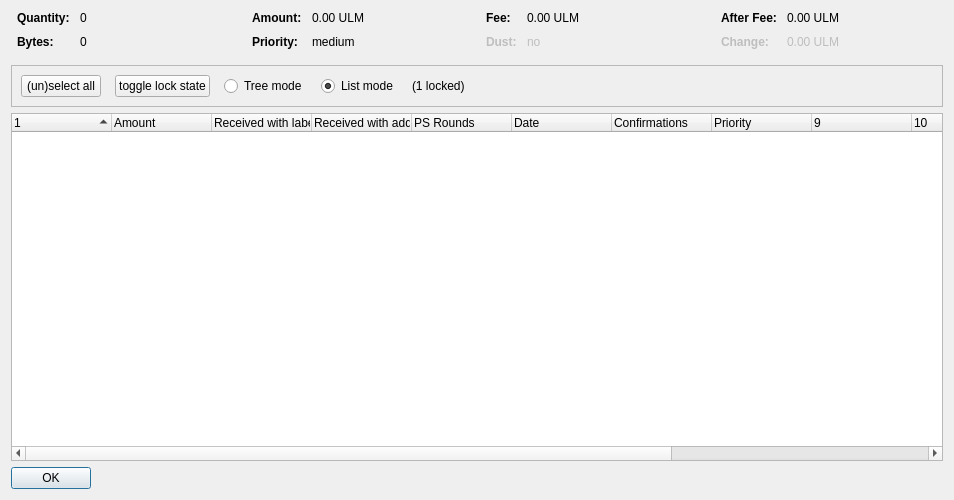
<?xml version="1.0" encoding="UTF-8"?>
<ui version="4.0">
 <class>CoinControlDialog</class>
 <widget class="QDialog" name="CoinControlDialog">
  <property name="geometry">
   <rect>
    <x>0</x>
    <y>0</y>
    <width>954</width>
    <height>500</height>
   </rect>
  </property>
  <property name="windowTitle">
   <string>Coin Selection</string>
  </property>
  <layout class="QVBoxLayout" name="verticalLayout">
   <item>
    <layout class="QHBoxLayout" name="horizontalLayoutTop" stretch="0,0,0,0">
     <property name="topMargin">
      <number>0</number>
     </property>
     <property name="bottomMargin">
      <number>10</number>
     </property>
     <item>
      <layout class="QFormLayout" name="formLayoutCoinControl1">
       <property name="horizontalSpacing">
        <number>10</number>
       </property>
       <property name="verticalSpacing">
        <number>10</number>
       </property>
       <property name="leftMargin">
        <number>6</number>
       </property>
       <property name="rightMargin">
        <number>6</number>
       </property>
       <item row="0" column="0">
        <widget class="QLabel" name="labelCoinControlQuantityText">
         <property name="font">
          <font>
           <weight>75</weight>
           <bold>true</bold>
          </font>
         </property>
         <property name="text">
          <string>Quantity:</string>
         </property>
        </widget>
       </item>
       <item row="0" column="1">
        <widget class="QLabel" name="labelCoinControlQuantity">
         <property name="cursor">
          <cursorShape>IBeamCursor</cursorShape>
         </property>
         <property name="contextMenuPolicy">
          <enum>Qt::ActionsContextMenu</enum>
         </property>
         <property name="text">
          <string notr="true">0</string>
         </property>
         <property name="textInteractionFlags">
          <set>Qt::LinksAccessibleByMouse|Qt::TextSelectableByKeyboard|Qt::TextSelectableByMouse</set>
         </property>
        </widget>
       </item>
       <item row="1" column="0">
        <widget class="QLabel" name="labelCoinControlBytesText">
         <property name="font">
          <font>
           <weight>75</weight>
           <bold>true</bold>
          </font>
         </property>
         <property name="text">
          <string>Bytes:</string>
         </property>
        </widget>
       </item>
       <item row="1" column="1">
        <widget class="QLabel" name="labelCoinControlBytes">
         <property name="cursor">
          <cursorShape>IBeamCursor</cursorShape>
         </property>
         <property name="contextMenuPolicy">
          <enum>Qt::ActionsContextMenu</enum>
         </property>
         <property name="text">
          <string notr="true">0</string>
         </property>
         <property name="textInteractionFlags">
          <set>Qt::LinksAccessibleByMouse|Qt::TextSelectableByKeyboard|Qt::TextSelectableByMouse</set>
         </property>
        </widget>
       </item>
      </layout>
     </item>
     <item>
      <layout class="QFormLayout" name="formLayoutCoinControl2">
       <property name="horizontalSpacing">
        <number>10</number>
       </property>
       <property name="verticalSpacing">
        <number>10</number>
       </property>
       <property name="leftMargin">
        <number>6</number>
       </property>
       <property name="rightMargin">
        <number>6</number>
       </property>
       <item row="0" column="0">
        <widget class="QLabel" name="labelCoinControlAmountText">
         <property name="font">
          <font>
           <weight>75</weight>
           <bold>true</bold>
          </font>
         </property>
         <property name="text">
          <string>Amount:</string>
         </property>
        </widget>
       </item>
       <item row="0" column="1">
        <widget class="QLabel" name="labelCoinControlAmount">
         <property name="cursor">
          <cursorShape>IBeamCursor</cursorShape>
         </property>
         <property name="contextMenuPolicy">
          <enum>Qt::ActionsContextMenu</enum>
         </property>
         <property name="text">
          <string notr="true">0.00 ULM</string>
         </property>
         <property name="textInteractionFlags">
          <set>Qt::LinksAccessibleByMouse|Qt::TextSelectableByKeyboard|Qt::TextSelectableByMouse</set>
         </property>
        </widget>
       </item>
       <item row="1" column="0">
        <widget class="QLabel" name="labelCoinControlPriorityText">
         <property name="font">
          <font>
           <weight>75</weight>
           <bold>true</bold>
          </font>
         </property>
         <property name="text">
          <string>Priority:</string>
         </property>
        </widget>
       </item>
       <item row="1" column="1">
        <widget class="QLabel" name="labelCoinControlPriority">
         <property name="cursor">
          <cursorShape>IBeamCursor</cursorShape>
         </property>
         <property name="contextMenuPolicy">
          <enum>Qt::ActionsContextMenu</enum>
         </property>
         <property name="text">
          <string>medium</string>
         </property>
         <property name="textInteractionFlags">
          <set>Qt::LinksAccessibleByMouse|Qt::TextSelectableByKeyboard|Qt::TextSelectableByMouse</set>
         </property>
        </widget>
       </item>
      </layout>
     </item>
     <item>
      <layout class="QFormLayout" name="formLayoutCoinControl3">
       <property name="horizontalSpacing">
        <number>10</number>
       </property>
       <property name="verticalSpacing">
        <number>10</number>
       </property>
       <property name="leftMargin">
        <number>6</number>
       </property>
       <property name="rightMargin">
        <number>6</number>
       </property>
       <item row="0" column="0">
        <widget class="QLabel" name="labelCoinControlFeeText">
         <property name="font">
          <font>
           <weight>75</weight>
           <bold>true</bold>
          </font>
         </property>
         <property name="text">
          <string>Fee:</string>
         </property>
        </widget>
       </item>
       <item row="0" column="1">
        <widget class="QLabel" name="labelCoinControlFee">
         <property name="cursor">
          <cursorShape>IBeamCursor</cursorShape>
         </property>
         <property name="contextMenuPolicy">
          <enum>Qt::ActionsContextMenu</enum>
         </property>
         <property name="text">
          <string notr="true">0.00 ULM</string>
         </property>
         <property name="textInteractionFlags">
          <set>Qt::LinksAccessibleByMouse|Qt::TextSelectableByKeyboard|Qt::TextSelectableByMouse</set>
         </property>
        </widget>
       </item>
       <item row="1" column="0">
        <widget class="QLabel" name="labelCoinControlLowOutputText">
         <property name="enabled">
          <bool>false</bool>
         </property>
         <property name="font">
          <font>
           <weight>75</weight>
           <bold>true</bold>
          </font>
         </property>
         <property name="text">
          <string>Dust:</string>
         </property>
        </widget>
       </item>
       <item row="1" column="1">
        <widget class="QLabel" name="labelCoinControlLowOutput">
         <property name="enabled">
          <bool>false</bool>
         </property>
         <property name="cursor">
          <cursorShape>IBeamCursor</cursorShape>
         </property>
         <property name="contextMenuPolicy">
          <enum>Qt::ActionsContextMenu</enum>
         </property>
         <property name="text">
          <string>no</string>
         </property>
         <property name="textInteractionFlags">
          <set>Qt::LinksAccessibleByMouse|Qt::TextSelectableByKeyboard|Qt::TextSelectableByMouse</set>
         </property>
        </widget>
       </item>
      </layout>
     </item>
     <item>
      <layout class="QFormLayout" name="formLayoutCoinControl4">
       <property name="horizontalSpacing">
        <number>10</number>
       </property>
       <property name="verticalSpacing">
        <number>10</number>
       </property>
       <property name="leftMargin">
        <number>6</number>
       </property>
       <property name="rightMargin">
        <number>6</number>
       </property>
       <item row="0" column="0">
        <widget class="QLabel" name="labelCoinControlAfterFeeText">
         <property name="font">
          <font>
           <weight>75</weight>
           <bold>true</bold>
          </font>
         </property>
         <property name="text">
          <string>After Fee:</string>
         </property>
        </widget>
       </item>
       <item row="0" column="1">
        <widget class="QLabel" name="labelCoinControlAfterFee">
         <property name="cursor">
          <cursorShape>IBeamCursor</cursorShape>
         </property>
         <property name="contextMenuPolicy">
          <enum>Qt::ActionsContextMenu</enum>
         </property>
         <property name="text">
          <string notr="true">0.00 ULM</string>
         </property>
         <property name="textInteractionFlags">
          <set>Qt::LinksAccessibleByMouse|Qt::TextSelectableByKeyboard|Qt::TextSelectableByMouse</set>
         </property>
        </widget>
       </item>
       <item row="1" column="0">
        <widget class="QLabel" name="labelCoinControlChangeText">
         <property name="enabled">
          <bool>false</bool>
         </property>
         <property name="font">
          <font>
           <weight>75</weight>
           <bold>true</bold>
          </font>
         </property>
         <property name="text">
          <string>Change:</string>
         </property>
        </widget>
       </item>
       <item row="1" column="1">
        <widget class="QLabel" name="labelCoinControlChange">
         <property name="enabled">
          <bool>false</bool>
         </property>
         <property name="cursor">
          <cursorShape>IBeamCursor</cursorShape>
         </property>
         <property name="contextMenuPolicy">
          <enum>Qt::ActionsContextMenu</enum>
         </property>
         <property name="text">
          <string notr="true">0.00 ULM</string>
         </property>
         <property name="textInteractionFlags">
          <set>Qt::LinksAccessibleByMouse|Qt::TextSelectableByKeyboard|Qt::TextSelectableByMouse</set>
         </property>
        </widget>
       </item>
      </layout>
     </item>
    </layout>
   </item>
   <item>
    <widget class="QFrame" name="frame">
     <property name="minimumSize">
      <size>
       <width>0</width>
       <height>40</height>
      </size>
     </property>
     <property name="frameShape">
      <enum>QFrame::StyledPanel</enum>
     </property>
     <property name="frameShadow">
      <enum>QFrame::Sunken</enum>
     </property>
     <layout class="QHBoxLayout" name="horizontalLayout">
      <item>
       <layout class="QHBoxLayout" name="horizontalLayoutPanel" stretch="0,0,0,0,0,0">
        <property name="spacing">
         <number>14</number>
        </property>
        <item>
         <widget class="QPushButton" name="pushButtonSelectAll">
          <property name="sizePolicy">
           <sizepolicy hsizetype="Maximum" vsizetype="Fixed">
            <horstretch>0</horstretch>
            <verstretch>0</verstretch>
           </sizepolicy>
          </property>
          <property name="text">
           <string>(un)select all</string>
          </property>
          <property name="autoDefault">
           <bool>false</bool>
          </property>
         </widget>
        </item>
        <item>
         <widget class="QPushButton" name="pushButtonToggleLock">
          <property name="sizePolicy">
           <sizepolicy hsizetype="Maximum" vsizetype="Fixed">
            <horstretch>0</horstretch>
            <verstretch>0</verstretch>
           </sizepolicy>
          </property>
          <property name="text">
           <string>toggle lock state</string>
          </property>
          <property name="autoDefault">
           <bool>false</bool>
          </property>
         </widget>
        </item>
        <item>
         <widget class="QRadioButton" name="radioTreeMode">
          <property name="sizePolicy">
           <sizepolicy hsizetype="Maximum" vsizetype="Fixed">
            <horstretch>0</horstretch>
            <verstretch>0</verstretch>
           </sizepolicy>
          </property>
          <property name="text">
           <string>Tree mode</string>
          </property>
         </widget>
        </item>
        <item>
         <widget class="QRadioButton" name="radioListMode">
          <property name="sizePolicy">
           <sizepolicy hsizetype="Maximum" vsizetype="Fixed">
            <horstretch>0</horstretch>
            <verstretch>0</verstretch>
           </sizepolicy>
          </property>
          <property name="text">
           <string>List mode</string>
          </property>
          <property name="checked">
           <bool>true</bool>
          </property>
         </widget>
        </item>
        <item>
         <widget class="QLabel" name="labelLocked">
          <property name="text">
           <string>(1 locked)</string>
          </property>
         </widget>
        </item>
        <item>
         <spacer name="horizontalSpacer">
          <property name="orientation">
           <enum>Qt::Horizontal</enum>
          </property>
          <property name="sizeHint" stdset="0">
           <size>
            <width>40</width>
            <height>20</height>
           </size>
          </property>
         </spacer>
        </item>
       </layout>
      </item>
     </layout>
    </widget>
   </item>
   <item>
    <widget class="CoinControlTreeWidget" name="treeWidget">
     <property name="contextMenuPolicy">
      <enum>Qt::CustomContextMenu</enum>
     </property>
     <property name="sortingEnabled">
      <bool>false</bool>
     </property>
     <property name="columnCount">
      <number>13</number>
     </property>
     <attribute name="headerShowSortIndicator" stdset="0">
      <bool>true</bool>
     </attribute>
     <attribute name="headerStretchLastSection">
      <bool>false</bool>
     </attribute>
     <column>
      <property name="text">
       <string/>
      </property>
     </column>
     <column>
      <property name="text">
       <string>Amount</string>
      </property>
     </column>
     <column>
      <property name="text">
       <string>Received with label</string>
      </property>
     </column>
     <column>
      <property name="text">
       <string>Received with address</string>
      </property>
     </column>
     <column>
      <property name="text">
       <string>PS Rounds</string>
      </property>
     </column>
     <column>
      <property name="text">
       <string>Date</string>
      </property>
     </column>
     <column>
      <property name="text">
       <string>Confirmations</string>
      </property>
      <property name="toolTip">
       <string>Confirmed</string>
      </property>
     </column>
     <column>
      <property name="text">
       <string>Priority</string>
      </property>
     </column>
     <column>
      <property name="text">
       <string/>
      </property>
     </column>
     <column>
      <property name="text">
       <string/>
      </property>
     </column>
     <column>
      <property name="text">
       <string/>
      </property>
     </column>
     <column>
      <property name="text">
       <string/>
      </property>
     </column>
     <column>
      <property name="text">
       <string/>
      </property>
     </column>
    </widget>
   </item>
   <item>
    <widget class="QDialogButtonBox" name="buttonBox">
     <property name="sizePolicy">
      <sizepolicy hsizetype="Maximum" vsizetype="Fixed">
       <horstretch>0</horstretch>
       <verstretch>0</verstretch>
      </sizepolicy>
     </property>
     <property name="orientation">
      <enum>Qt::Horizontal</enum>
     </property>
     <property name="standardButtons">
      <set>QDialogButtonBox::Ok</set>
     </property>
    </widget>
   </item>
  </layout>
 </widget>
 <customwidgets>
  <customwidget>
   <class>CoinControlTreeWidget</class>
   <extends>QTreeWidget</extends>
   <header>coincontroltreewidget.h</header>
  </customwidget>
 </customwidgets>
 <resources/>
 <connections/>
</ui>
